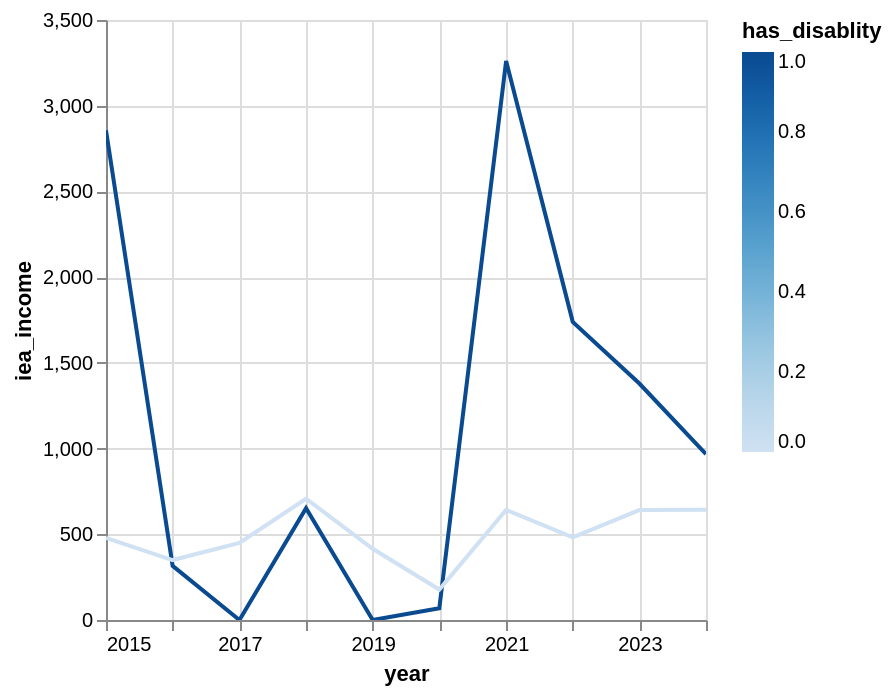

Source (notebook cell):
### Code cell
visualize('iea_income')

### Figure 1 — Vega-Lite specification as saved in the notebook (floating-point values rounded to 4 significant figures)
{"config": {"view": {"continuousWidth": 300, "continuousHeight": 300}}, "data": {"name": "data-fee72cd9fef31a7cc032406c86e257d2"}, "mark": {"type": "line", "tooltip": true}, "encoding": {"color": {"field": "has_disablity", "type": "quantitative"}, "x": {"field": "year", "type": "temporal"}, "y": {"field": "iea_income", "type": "quantitative"}}, "params": [{"name": "param_1e9efca18e7a2868", "select": {"type": "interval", "encodings": ["x", "y"]}, "bind": "scales"}], "$schema": "https://vega.github.io/schema/vega-lite/v6.1.0.json", "datasets": {"data-fee72cd9fef31a7cc032406c86e257d2": [{"year": "2022-01-01T00:00:00", "has_disablity": 1, "iea_income": 1739.0}, {"year": "2015-01-01T00:00:00", "has_disablity": 1, "iea_income": 2857.0}, {"year": "2020-01-01T00:00:00", "has_disablity": 1, "iea_income": 68.18}, {"year": "2015-01-01T00:00:00", "has_disablity": 0, "iea_income": 478.7}, {"year": "2018-01-01T00:00:00", "has_disablity": 0, "iea_income": 707.3}, {"year": "2020-01-01T00:00:00", "has_disablity": 0, "iea_income": 177.5}, {"year": "2024-01-01T00:00:00", "has_disablity": 0, "iea_income": 643.8}, {"year": "2024-01-01T00:00:00", "has_disablity": 1, "iea_income": 967.7}, {"year": "2016-01-01T00:00:00", "has_disablity": 1, "iea_income": 315.8}, {"year": "2018-01-01T00:00:00", "has_disablity": 1, "iea_income": 652.2}, {"year": "2016-01-01T00:00:00", "has_disablity": 0, "iea_income": 349.7}, {"year": "2019-01-01T00:00:00", "has_disablity": 0, "iea_income": 415.6}, {"year": "2019-01-01T00:00:00", "has_disablity": 1, "iea_income": 0.0}, {"year": "2023-01-01T00:00:00", "has_disablity": 0, "iea_income": 641.0}, {"year": "2023-01-01T00:00:00", "has_disablity": 1, "iea_income": 1379.0}, {"year": "2017-01-01T00:00:00", "has_disablity": 1, "iea_income": 0.0}, {"year": "2021-01-01T00:00:00", "has_disablity": 0, "iea_income": 642.0}, {"year": "2017-01-01T00:00:00", "has_disablity": 0, "iea_income": 450.1}, {"year": "2022-01-01T00:00:00", "has_disablity": 0, "iea_income": 482.4}, {"year": "2021-01-01T00:00:00", "has_disablity": 1, "iea_income": 3261.0}]}}
